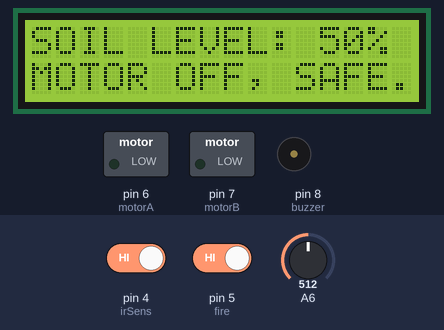
Bench run of a sketch on a simulated Arduino Nano, built with avr-gcc and run on an emulated ATmega328P. On the bench: 16×2 character LCD, switched loads named in the sketch (green lamp = pin HIGH), buzzer (waves = sounding, pin HIGH). The inputs (shaded band) are chosen by the test bench; at power-on: A6 = 512, pin 4 (irSens) HIGH, pin 5 (fire) HIGH. The modem accepts every AT command (registered, SIM ready, sends succeed) and sends nothing else.

Above: at 10.3 s.
10.4 s: A6 set to 609
At 11.7 s:
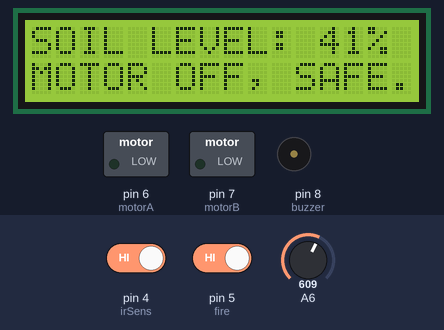
12.1 s: A6 set to 641
At 13.2 s:
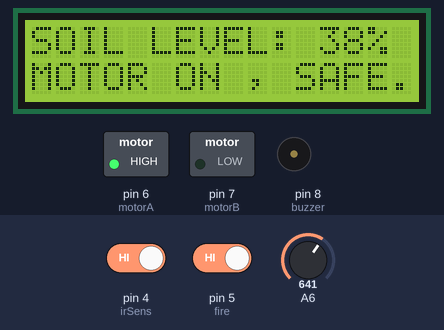
13.6 s: pin 4 (irSens) driven LOW
At 14.1 s:
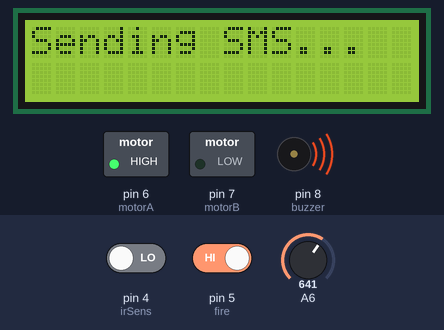
15.1 s: pin 4 (irSens) driven HIGH and pin 5 (fire) driven LOW
18.1 s: pin 4 (irSens) driven LOW
At 20.1 s:
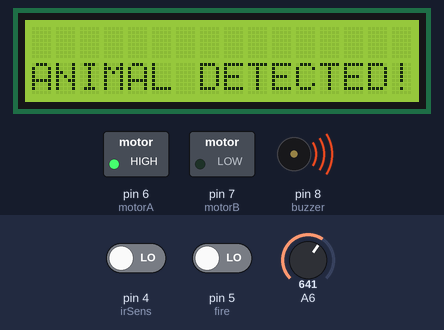
21.1 s: pin 4 (irSens) driven HIGH
At 22.1 s:
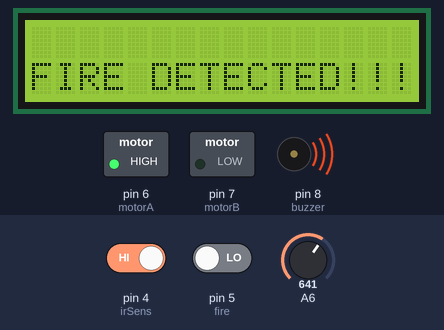
Timing chart, 0 to 25.1 s (numbered marks = the images above; inputs shaded):
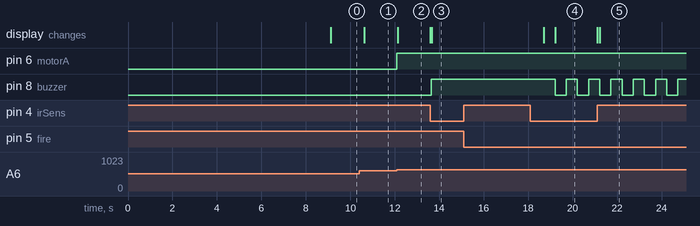

Measured:
- the behaviour switches between 624 and 625 on A6 (found by bisection; images 1 and 2)
- after the input at 10.4 s, the display: changes after 0.23 s (image 1)
- after the input at 12.1 s, pin 6 (motorA): LOW → HIGH at once; the display: changes at once (image 2)
- after the input at 13.6 s, pin 8 (buzzer): LOW → HIGH after 0.05 s; the display: first changes at once (image 3 shows a later state)
- after the input at 15.1 s, every drawn part: stays the same
- after the input at 18.1 s, the display: first differs from a run without the input after 1.1 s (image 4)
- after the input at 21.1 s, the display: first changes at once (image 5 shows a later state)

The sketch:

agriculture.ino
```cpp
#include <LiquidCrystal.h>
#include <SoftwareSerial.h>

#define MOTOR_ON_AT  40
#define MOTOR_OFF_AT 80
#define number "01744125719"
#define fireMsg "Fire detected!"
#define animalMsg "Animal detected!"

#define irSens 4
#define fire   5
#define motorA 6
#define motorB 7
#define buzzer 8

LiquidCrystal lcd(A0, A1, A2, A3, A4, A5);
SoftwareSerial gsm(3, 2);

int soil, event, oldVal;
bool state, smsFlag;
long prevMs;

void setup() {
  Serial.begin(9600);
  gsm.begin(9600);
  lcd.begin(16, 2);

  pinMode(irSens, INPUT);
  pinMode(fire, INPUT);
  pinMode(motorA, OUTPUT);
  pinMode(motorB, OUTPUT);
  pinMode(buzzer, OUTPUT);

  motorOff();
  GSMinit();
}

void loop() {
  soil = analogRead(A6);
  soil = map(soil, 0, 1023, 100, 0);

  if (soil < MOTOR_ON_AT) motorOn();
  if (soil > MOTOR_OFF_AT) motorOff();

  if (!digitalRead(fire)) event = 1;
  if (!digitalRead(irSens)) event = 2;
  if (digitalRead(fire) && digitalRead(irSens)) event = 0;

  if (oldVal != event) {
    oldVal = event;
    lcd.clear();
  }

  if (millis() - prevMs >= 500) {
    if (event == 0) {
      lcd.setCursor(0, 0);
      lcd.print((String) "SOIL LEVEL: " + soil + "%  ");
      lcd.setCursor(0, 1);
      lcd.print("MOTOR ");
      lcd.print(state ? "ON " : "OFF");
      lcd.print(", SAFE.");
      digitalWrite(buzzer, 0);
      smsFlag = 0;
    }
    else if (event == 1) {
      lcd.setCursor(0, 1);
      lcd.print("FIRE DETECTED!!!");
      digitalWrite(buzzer, !digitalRead(buzzer));
      if (smsFlag == 0) sendSMS(fireMsg);
    }
    else if (event == 2) {
      lcd.setCursor(0, 1);
      lcd.print("ANIMAL DETECTED!");
      digitalWrite(buzzer, !digitalRead(buzzer));
      if (smsFlag == 0) sendSMS(animalMsg);
    }

    prevMs = millis();
  }
}

void GSMinit() {
  lcd.print("Connecting GSM..");
  delay(5000);
  gsm.println("AT");
  delay(1000);
  gsm.println("ATE0");
  delay(1000);
  gsm.println("AT+CMGF=1");
  delay(1000);
  gsm.println("AT+CNMI=1,2,0,0,0");
  delay(1000);
  lcd.clear();
}

void sendSMS(const char *txt) {
  lcd.clear();
  lcd.print("Sending SMS...");
  gsm.print("AT+CMGF=1\r\n");
  delay(500);
  gsm.print("AT+CMGS=\"");
  delay(500);
  gsm.print(number);
  gsm.print("\"\r\n");
  delay(500);
  gsm.print(txt);
  gsm.write(0x1A);
  gsm.print("\r\n");
  delay(3500);
  lcd.clear();
  smsFlag = 1;
}

void motorOn() {
  state = 1;
  digitalWrite(motorA, 1);
  digitalWrite(motorB, 0);
}

void motorOff() {
  state = 0;
  digitalWrite(motorA, 0);
  digitalWrite(motorB, 0);
}
```
